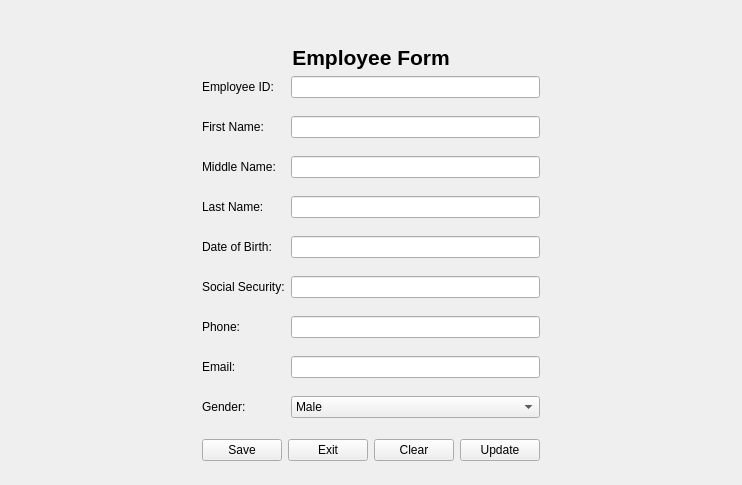
      <widget class="QWidget" name="Employee">
       <layout class="QGridLayout" name="gridLayout_3">
        <item row="0" column="1">
         <spacer name="verticalSpacer_5">
          <property name="orientation">
           <enum>Qt::Vertical</enum>
          </property>
          <property name="sizeHint" stdset="0">
           <size>
            <width>20</width>
            <height>34</height>
           </size>
          </property>
         </spacer>
        </item>
        <item row="1" column="0">
         <spacer name="horizontalSpacer_15">
          <property name="orientation">
           <enum>Qt::Horizontal</enum>
          </property>
          <property name="sizeHint" stdset="0">
           <size>
            <width>191</width>
            <height>20</height>
           </size>
          </property>
         </spacer>
        </item>
        <item row="1" column="1">
         <layout class="QVBoxLayout" name="verticalLayout_11">
          <item>
           <widget class="QLabel" name="employeeFormTagName">
            <property name="font">
             <font>
              <pointsize>16</pointsize>
              <weight>75</weight>
              <bold>true</bold>
             </font>
            </property>
            <property name="text">
             <string>Employee Form</string>
            </property>
            <property name="alignment">
             <set>Qt::AlignCenter</set>
            </property>
           </widget>
          </item>
          <item>
           <layout class="QFormLayout" name="formLayout_3">
            <property name="verticalSpacing">
             <number>18</number>
            </property>
            <item row="0" column="0">
             <widget class="QLabel" name="employeeIdTag">
              <property name="text">
               <string>Employee ID:</string>
              </property>
             </widget>
            </item>
            <item row="0" column="1">
             <widget class="QLineEdit" name="empID"/>
            </item>
            <item row="1" column="0">
             <widget class="QLabel" name="employeefirstNametag">
              <property name="text">
               <string>First Name:</string>
              </property>
             </widget>
            </item>
            <item row="1" column="1">
             <widget class="QLineEdit" name="empFname"/>
            </item>
            <item row="2" column="0">
             <widget class="QLabel" name="employeemiddlenameTag">
              <property name="text">
               <string>Middle Name:</string>
              </property>
             </widget>
            </item>
            <item row="2" column="1">
             <widget class="QLineEdit" name="empSName"/>
            </item>
            <item row="3" column="0">
             <widget class="QLabel" name="employeelastNameTag">
              <property name="text">
               <string>Last Name:</string>
              </property>
             </widget>
            </item>
            <item row="4" column="0">
             <widget class="QLabel" name="employeeDOBTag">
              <property name="text">
               <string>Date of Birth:</string>
              </property>
             </widget>
            </item>
            <item row="5" column="0">
             <widget class="QLabel" name="employeesocialsecuritytag">
              <property name="text">
               <string>Social Security:</string>
              </property>
             </widget>
            </item>
            <item row="6" column="0">
             <widget class="QLabel" name="employeePhoneTag">
              <property name="text">
               <string>Phone:</string>
              </property>
             </widget>
            </item>
            <item row="7" column="0">
             <widget class="QLabel" name="employeeEmailTag">
              <property name="text">
               <string>Email:</string>
              </property>
             </widget>
            </item>
            <item row="8" column="0">
             <widget class="QLabel" name="employeeGenderTag">
              <property name="text">
               <string>Gender:</string>
              </property>
             </widget>
            </item>
            <item row="3" column="1">
             <widget class="QLineEdit" name="empLName"/>
            </item>
            <item row="4" column="1">
             <widget class="QLineEdit" name="empDOB"/>
            </item>
            <item row="5" column="1">
             <widget class="QLineEdit" name="empSSNo"/>
            </item>
            <item row="6" column="1">
             <widget class="QLineEdit" name="empPhone"/>
            </item>
            <item row="7" column="1">
             <widget class="QLineEdit" name="empEmail"/>
            </item>
            <item row="8" column="1">
             <widget class="QComboBox" name="empGender">
              <item>
               <property name="text">
                <string>Male</string>
               </property>
              </item>
              <item>
               <property name="text">
                <string>Female</string>
               </property>
              </item>
             </widget>
            </item>
           </layout>
          </item>
          <item>
           <layout class="QHBoxLayout" name="horizontalLayout_16">
            <property name="topMargin">
             <number>15</number>
            </property>
            <item>
             <widget class="QPushButton" name="empsubmitButton">
              <property name="text">
               <string>Save</string>
              </property>
             </widget>
            </item>
            <item>
             <widget class="QPushButton" name="closeButton">
              <property name="text">
               <string>Exit</string>
              </property>
             </widget>
            </item>
            <item>
             <widget class="QPushButton" name="clearButton">
              <property name="text">
               <string>Clear</string>
              </property>
             </widget>
            </item>
            <item>
             <widget class="QPushButton" name="Update">
              <property name="text">
               <string>Update</string>
              </property>
             </widget>
            </item>
           </layout>
          </item>
         </layout>
        </item>
        <item row="2" column="1">
         <spacer name="verticalSpacer_6">
          <property name="orientation">
           <enum>Qt::Vertical</enum>
          </property>
          <property name="sizeHint" stdset="0">
           <size>
            <width>20</width>
            <height>13</height>
           </size>
          </property>
         </spacer>
        </item>
        <item row="1" column="2">
         <spacer name="horizontalSpacer_17">
          <property name="orientation">
           <enum>Qt::Horizontal</enum>
          </property>
          <property name="sizeHint" stdset="0">
           <size>
            <width>191</width>
            <height>20</height>
           </size>
          </property>
         </spacer>
        </item>
       </layout>
      </widget>
